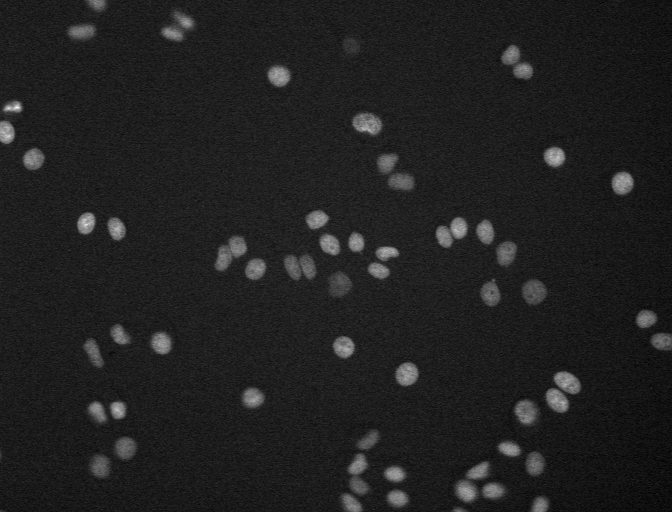
%> input picture code/preprocessing/CellTracer/examples/DCellIQ/051606_HeLaMCF10A_DMSOR7Noc-1_013.tif, 672 x 512 px
$ octave --eval "result = imgcorr(imread('../CellTracer/examples/DCellIQ/051606_HeLaMCF10A_DMSOR7Noc-1_013.tif'));"   (GNU Octave 9; MATLAB toolbox functions it lacks are replaced by stand-ins)
%> lines starting %> are read from the running program, lines starting %| are printed output that depends on the picture
function [cell_corr,cr,fr]=imgcorr(Img_in,cr,fr,maxchecksize);

%check input arguments

if ~exist('maxchecksize') || prod(size(maxchecksize))==0
maxchecksize=10; %defaults to 10
end

if ~exist('fr') || prod(size(fr))==0
    fr=1; %defaults to 1
end

if ~exist('cr') || prod(size(cr))==0  %if cr is non-existent,cr is calculated below

        stdev=zeros(1,maxchecksize);
            for cr=1:maxchecksize
                h_ext=zeros(2*cr+1+2*fr,2*cr+1+2*fr);
                h_ext((fr+1):(2*cr+1+fr),(fr+1):(2*cr+1+fr))=fspecial('disk',cr);
                C = normxcorr2(h_ext,real(Img_in));
                C(C<0)=0;
                stdev(cr)=std2(C);
            end
%> this loop made 10 passes
%> pass 1, in imgcorr, `C = normxcorr2(h_ext,real(Img_in));`:
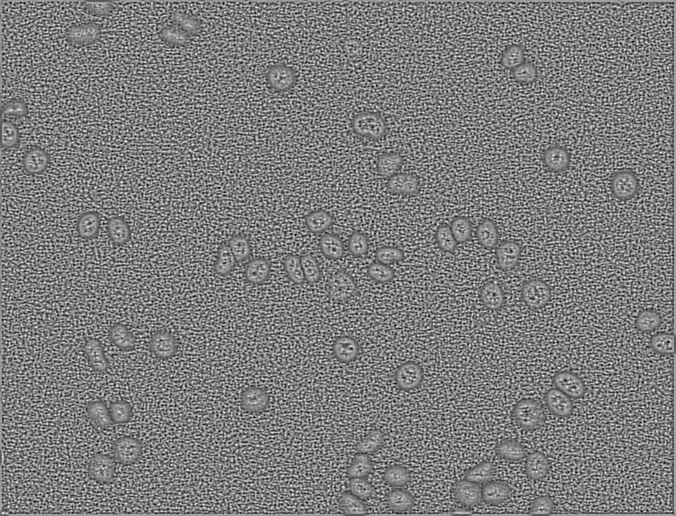
%> C: size 516x676 double; min -0.821, max 0.84, mean -0.00173; drawn with min black and max white
%> pass 2, in imgcorr, `C = normxcorr2(h_ext,real(Img_in));`:
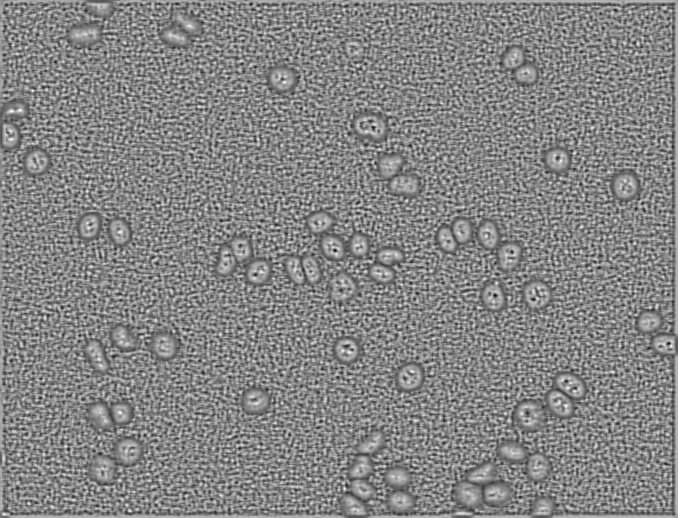
%> C: size 518x678 double; min -0.845, max 0.764, mean -0.00299; drawn with min black and max white
%> pass 3, in imgcorr, `C = normxcorr2(h_ext,real(Img_in));`:
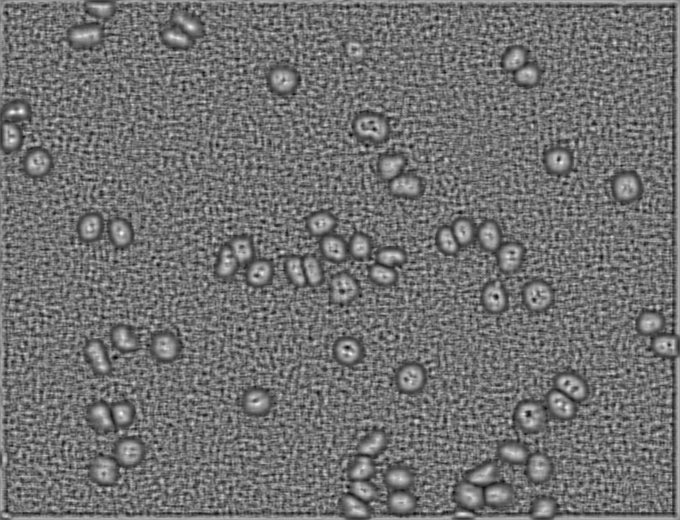
%> C: size 520x680 double; min -0.664, max 0.806, mean -0.00441; drawn with min black and max white
%> after the loop:
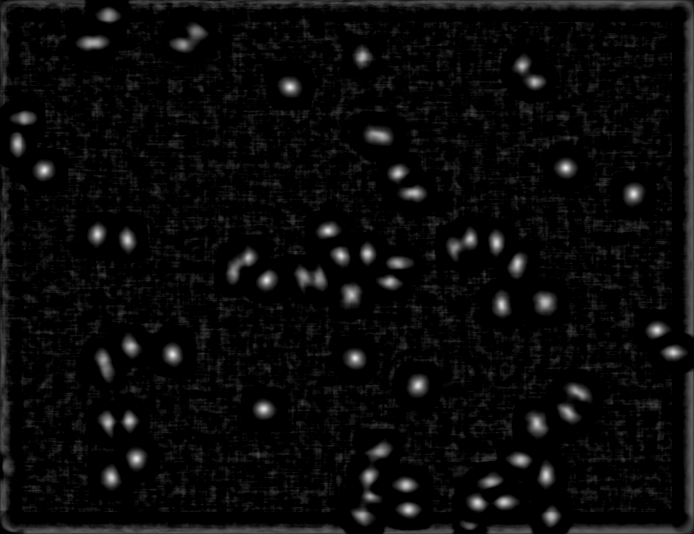
%> C: size 534x694 double; min 0, max 0.912, mean 0.0434
%> after the loop, stdev = [0.136 0.109 0.0957 0.0897 0.0887 0.0891 0.0903 0.0916 0.0925 0.0933]

        [maxval,maxind]=max(stdev);
%> maxval = 0.136; maxind = 1
        cr=maxind;
%> cr = 1
end
canvas=imresize(real(Img_in),size(Img_in)+2*(cr+fr));
canvas((cr+fr+1):((size(Img_in,1)+cr+fr)),(cr+fr+1):((size(Img_in,2)+cr+fr)))=real(Img_in);
h_ext=zeros(2*(cr+fr)+1,2*(cr+fr)+1);
h_ext(fr+(1:(2*cr+1)),fr+(1:(2*cr+1)))=fspecial('disk',cr);
C = normxcorr2(h_ext,canvas);
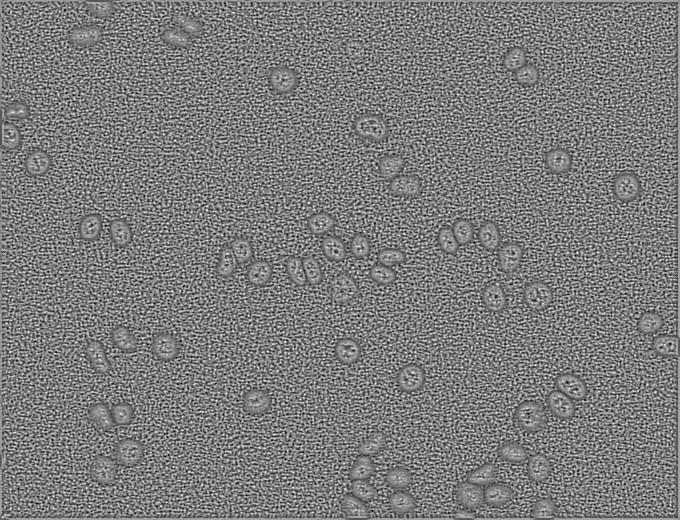
%> C: size 520x680 double; min -0.803, max 0.84, mean -0.00173; drawn with min black and max white
cell_corr=C(1+2*(cr+fr):(size(Img_in,1)+2*(cr+fr)),1+2*(cr+fr):(size(Img_in,2)+2*(cr+fr)));
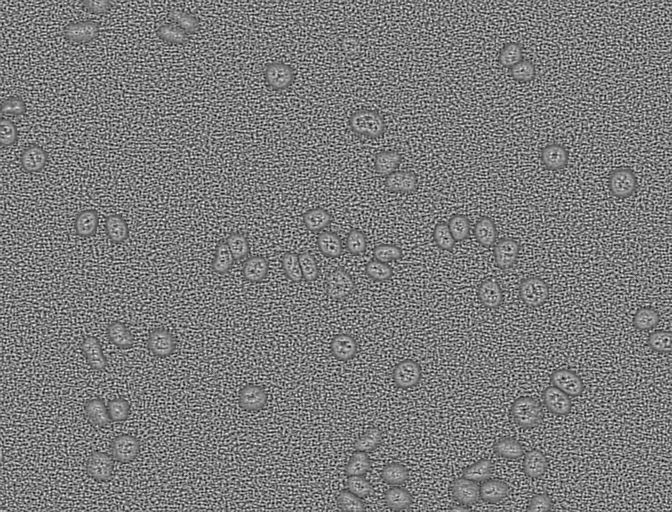
%> cell_corr: size 512x672 double; min -0.803, max 0.84, mean -0.00212; drawn with min black and max white
